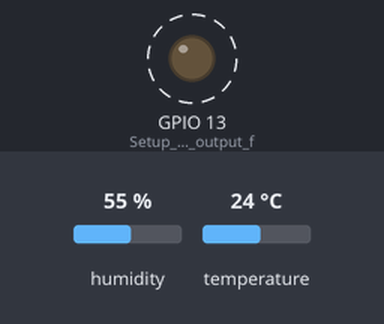
Recording of a sketch running on a simulated ESP32-S3. On the bench: output pins drawn as LEDs (lit = HIGH). Dashed ring = blinking. Inputs (shaded band) come from the test bench; at power-on: humidity 55 %, temperature 24 °C. WiFi joins after 1.5 s; servers stay silent unless stated; no MQTT or app messages arrive unless stated; what the sketch prints to the serial monitor is not drawn.

Above: at 2.2 s.
Timing chart, 0 to 4.6 s (numbered marks = the images above):
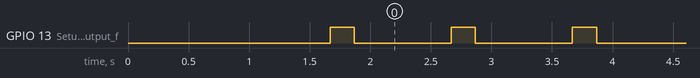

Measured:
- by itself, GPIO 13 (Setup_GPIO_13_as_output_f): alternates HIGH for 0.20 s and LOW for 0.80 s

The sketch:

Publish_DHT11_Senosr_Data_to_MQTT.ino
```cpp
/*************************************************************
  Project : ESP32-S3 MQTT Publisher with DHT11 (Unified API)
  Description : Publishes temperature and humidity separately
                to two MQTT topics every 1 second using
                Adafruit Unified Sensor API for DHT11.
  Hardware : ESP32-S3-WROOM-1, DHT11 Sensor on GPIO 10
  Author : Age of Robotics (Modified with Unified Comments)
*************************************************************/

#include <WiFi.h>           // WiFi library for ESP32 (by Espressif)
#include <PubSubClient.h>   // MQTT client library (by Nick O'Leary)
#include <Adafruit_Sensor.h> // Adafruit Unified Sensor base class
#include <DHT.h>            // Low-level DHT support
#include <DHT_U.h>          // Unified DHT wrapper over Adafruit_Sensor

/************** WiFi Network Credentials ****************/
const char* ssid = "54687efrr";              // <-- Replace with your WiFi SSID
const char* password = "AAABBBHHH";  // <-- Replace with your WiFi Password

/************** MQTT Broker Settings *******************/
const char* mqtt_server_ip = " 192.168.83.XXX"; // <-- Replace with your MQTT Broker IP
const int mqtt_port = 1883;                     // Default MQTT port

/************** MQTT Topics ***************************/
const char* temp_topic = "sensor/dht11/temperature";  // Topic to publish temperature
const char* humid_topic = "sensor/dht11/humidity";    // Topic to publish humidity

/************** DHT Sensor Configuration ***************/
#define DHTPIN 10         // GPIO 10 connected to DHT11 data pin
#define DHTTYPE DHT11     // Specify DHT11 sensor type
DHT_Unified dht(DHTPIN, DHTTYPE);  // Create DHT object using unified API
uint32_t delayMS;         // Delay between readings based on sensor spec

/************** MQTT Client Declarations ***************/
WiFiClient wifiClient;
PubSubClient mqttClient(wifiClient);

/************** Connect to WiFi Network ***************/
void connectToWiFi() {
  Serial.println("Connecting to WiFi...");
  WiFi.begin(ssid, password); // Start WiFi connection

  while (WiFi.status() != WL_CONNECTED) {
    delay(500);
    Serial.print(".");
  }

  Serial.println("\nWiFi connected!");
  Serial.print("IP Address: ");
  Serial.println(WiFi.localIP());
}

/************** Reconnect to MQTT Broker ***************/
void reconnectToMQTT() {
  while (!mqttClient.connected()) {
    Serial.print("Connecting to MQTT Client...");
    if (mqttClient.connect("ESP32_S3_Client")) {
      Serial.println("connected to MQTT broker!");
    } else {
      Serial.print("failed with state ");
      Serial.print(mqttClient.state());
      Serial.println(". Retrying in 5 seconds...");
      delay(5000); // Wait before retrying
    }
  }
}

/************** Blink LED on GPIO 13 ******************/
void blinkLed() {
  digitalWrite(13, HIGH);
  delay(200);
  digitalWrite(13, LOW);
}

/************** Arduino Setup Function ****************/
void setup() {
  Serial.begin(115200);   // Initialize Serial Monitor
  delay(100);

  pinMode(13, OUTPUT);    // Setup GPIO 13 as output for LED
  dht.begin();            // Initialize DHT sensor (Unified)

  connectToWiFi();        // Connect to WiFi
  mqttClient.setServer(mqtt_server_ip, mqtt_port); // Set MQTT server

  // Get the minimum required delay between reads
  sensor_t sensor;
  dht.temperature().getSensor(&sensor);
  delayMS = sensor.min_delay / 1000;

  Serial.println("DHT11 sensor initialized using Adafruit Unified Sensor API.");
}

/************** Arduino Main Loop *********************/
void loop() {
  if (!mqttClient.connected()) {
    reconnectToMQTT();  // Ensure MQTT connection
  }
  mqttClient.loop();     // Keep MQTT client alive

  static unsigned long lastPublishTime = 0;
  unsigned long currentMillis = millis();

  if (currentMillis - lastPublishTime >= delayMS) { // Every min_delay milliseconds
    lastPublishTime = currentMillis;

    // Read temperature and humidity events
    sensors_event_t tempEvent, humidEvent;
    dht.temperature().getEvent(&tempEvent);
    dht.humidity().getEvent(&humidEvent);

    // Validate readings
    if (isnan(tempEvent.temperature) || isnan(humidEvent.relative_humidity)) {
      Serial.println("Failed to read from DHT11 sensor!");
      return;
    }

    // MQTT requires data to be in string format
    // dtostrf() converts float to char array (string) to publish via MQTT

    // Syntax: dtostrf(floatVal, width, precision, buffer)
    // - floatVal: the float number to convert
    // - width: total number of characters (including decimal point and digits)
    // - precision: number of digits after decimal point
    // - buffer: character array to store the converted string

    // Example: dtostrf(25.73, 4, 2, tempStr) → "25.73"
    char tempStr[10], humidStr[10];
    dtostrf(tempEvent.temperature, 4, 2, tempStr);        // Convert temperature to string
    dtostrf(humidEvent.relative_humidity, 4, 2, humidStr); // Convert humidity to string

    // Publish converted strings to respective topics
    mqttClient.publish(temp_topic, tempStr);
    mqttClient.publish(humid_topic, humidStr);

    // Print to Serial for monitoring
    Serial.print("Published Temperature to ");
    Serial.print(temp_topic);
    Serial.print(": ");
    Serial.println(tempStr);

    Serial.print("Published Humidity to ");
    Serial.print(humid_topic);
    Serial.print(": ");
    Serial.println(humidStr);

    blinkLed(); // Blink LED to indicate successful publish
  }
}
```
